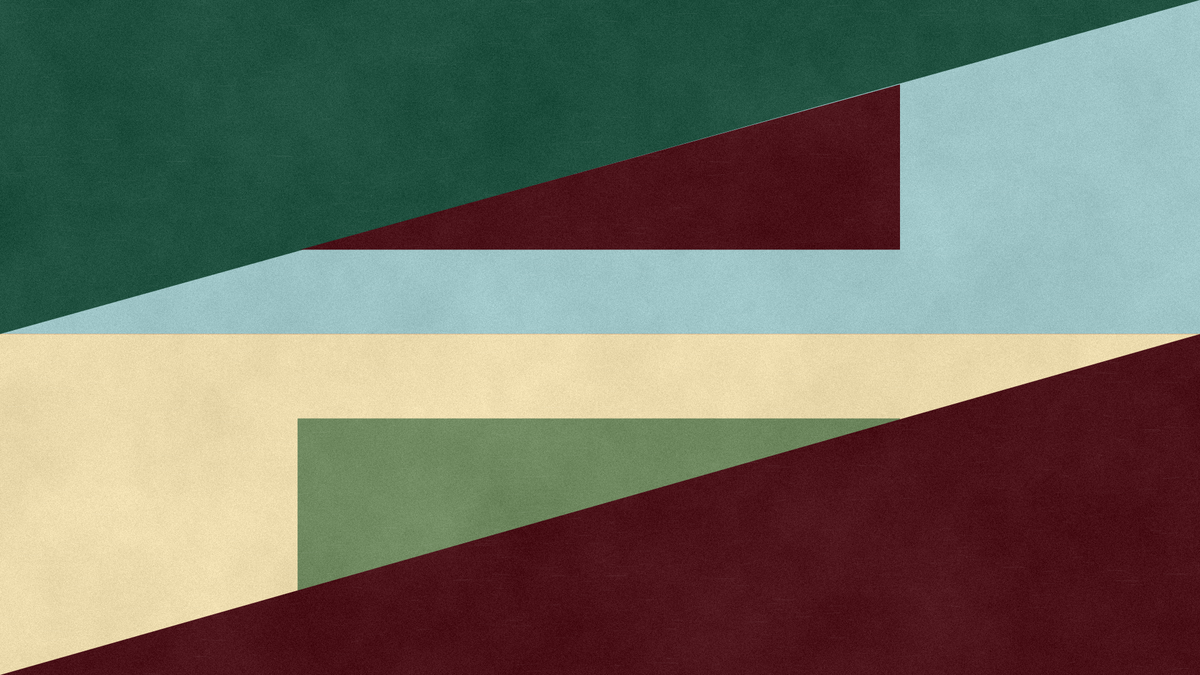
Frame 1 (no input)
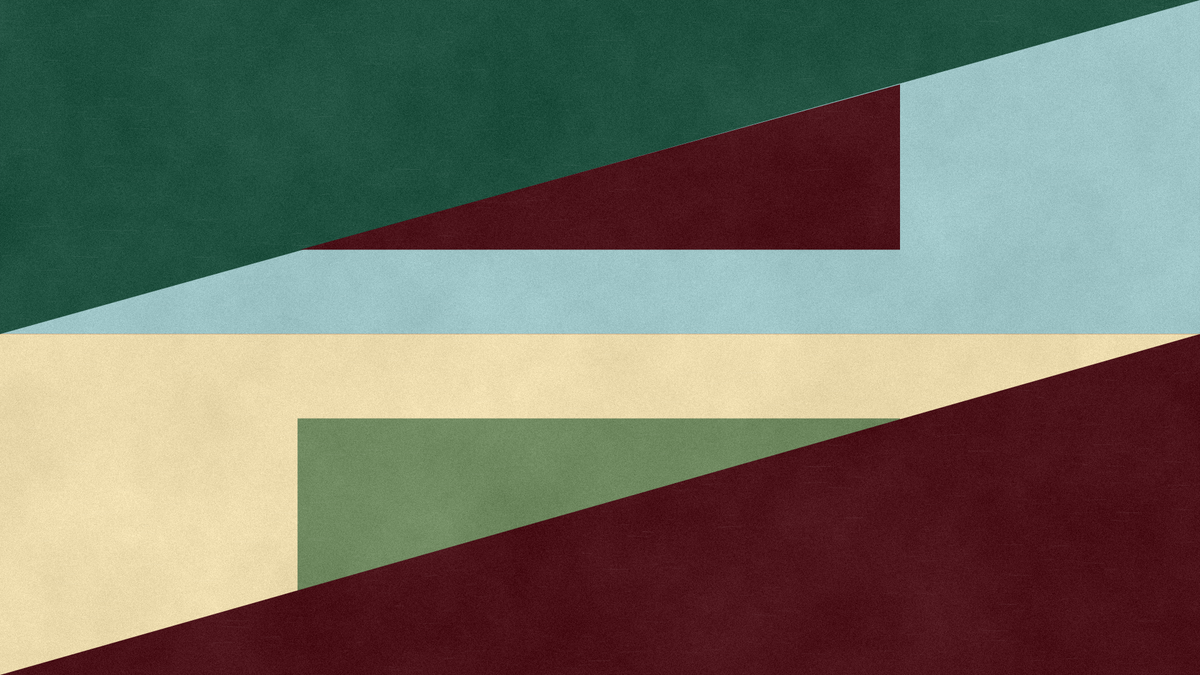
Frame 2 (the mouse pressed at the canvas centre, redrawn once)

The p5.js sketch that drew these frames (run headless with seeded random() and noise() and a simulated clock; the mouse was pressed at the canvas centre and the sketch redrawn once):

// p5.js sketch
// ── sketch.js
function setup() {
  createCanvas(1920, 1080);
  noLoop();
  noStroke();
  pixelDensity(1);
}

function draw() {
  const W = width;
  const H = height;

  background("#e85a12");

  fill("#9fc6c8");
  rect(0, 0, W, H * 0.495);

  fill("#eddcae");
  rect(0, H * 0.495, W, H * 0.505);

  fill("#205140");
  beginShape();
  vertex(0, 0);
  vertex(W, 0);
  vertex(0, H * 0.495);
  endShape(CLOSE);

  fill("#4C131A");
  beginShape();
  vertex(W * 0.25, H * 0.37);
  vertex(W * 0.75, H * 0.37);
  vertex(W * 0.75, H * 0.125);
  endShape(CLOSE);

  fill("#6F8960");
  rect(W * 0.248, H * 0.62, W * 0.502, H * 0.255);

  fill("#4C131A");
  beginShape();
  vertex(0, H);
  vertex(W, H * 0.495);
  vertex(W, H);
  endShape(CLOSE);

  addPaintTexture();
}

function addPaintTexture() {
  loadPixels();

  for (let y = 0; y < height; y++) {
    for (let x = 0; x < width; x++) {
      const i = 4 * (y * width + x);

      const n1 = noise(x * 0.006, y * 0.006);
      const n2 = noise(x * 0.035 + 40, y * 0.035 + 80);
      const grain = random(-10, 10);
      const paper = map(n1, 0, 1, -9, 8) + map(n2, 0, 1, -4, 4) + grain;

      pixels[i + 0] = constrain(pixels[i + 0] + paper, 0, 255);
      pixels[i + 1] = constrain(pixels[i + 1] + paper, 0, 255);
      pixels[i + 2] = constrain(pixels[i + 2] + paper, 0, 255);

      if (random() < 0.045) {
        const fleck = random(-18, 16);
        pixels[i + 0] = constrain(pixels[i + 0] + fleck, 0, 255);
        pixels[i + 1] = constrain(pixels[i + 1] + fleck, 0, 255);
        pixels[i + 2] = constrain(pixels[i + 2] + fleck, 0, 255);
      }
    }
  }

  updatePixels();

  noFill();

  for (let i = 0; i < 1800; i++) {
    stroke(255, random(5, 18));
    strokeWeight(random(0.4, 1.2));
    const x = random(width);
    const y = random(height);
    line(x, y, x + random(-40, 40), y + random(-2, 2));
  }

  for (let i = 0; i < 900; i++) {
    stroke(0, random(3, 12));
    strokeWeight(random(0.3, 0.8));
    const x = random(width);
    const y = random(height);
    line(x, y, x + random(-25, 25), y + random(-1.5, 1.5));
  }
}
